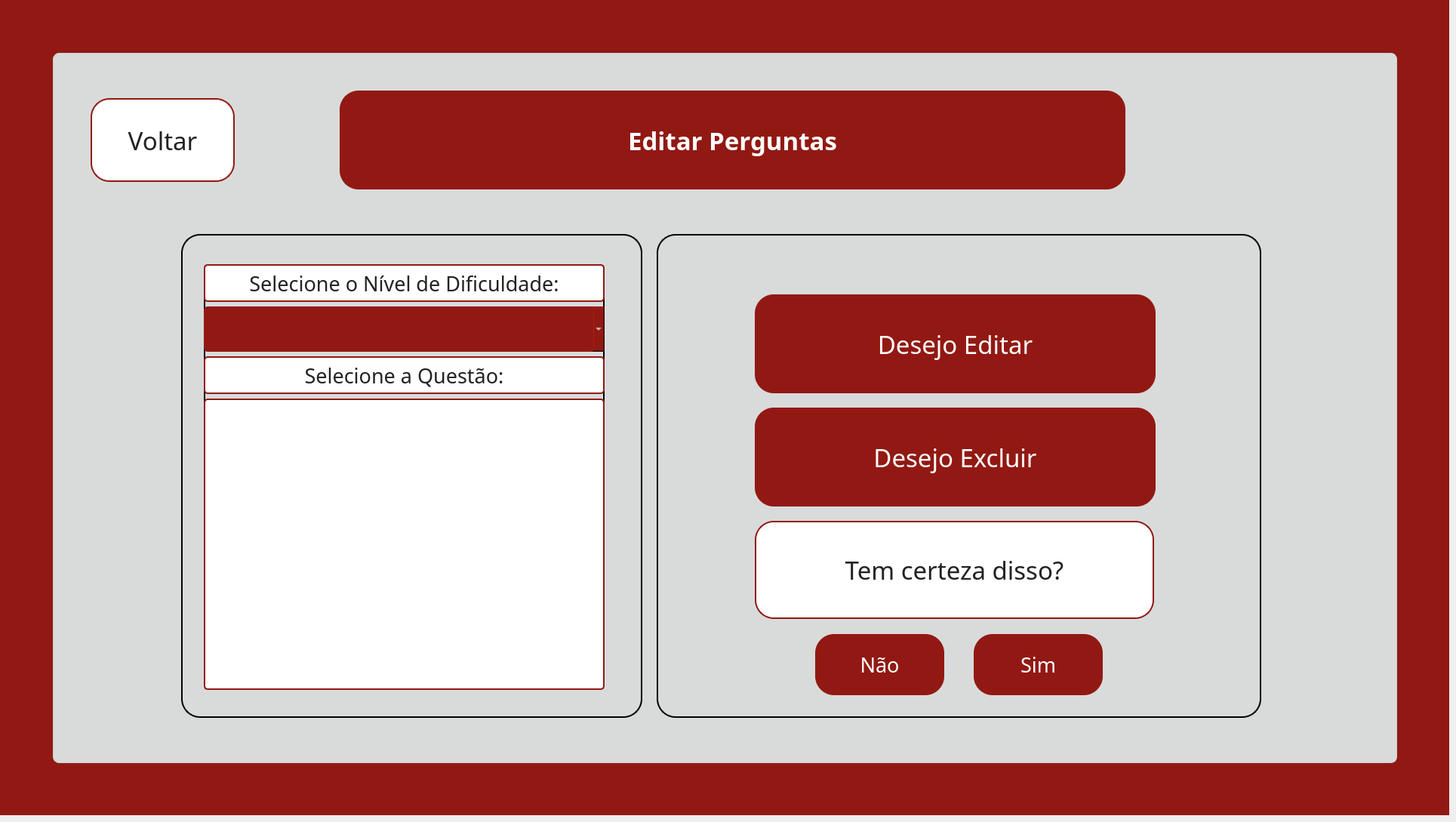
    <widget class="QWidget" name="pg_editarpergunta_detalhe">
     <widget class="QWidget" name="fundo_editarpergunta" native="true">
      <property name="geometry">
       <rect>
        <x>0</x>
        <y>0</y>
        <width>1920</width>
        <height>1080</height>
       </rect>
      </property>
      <property name="styleSheet">
       <string notr="true">background-color: #921913;</string>
      </property>
      <widget class="QWidget" name="container_editarpergunta" native="true">
       <property name="geometry">
        <rect>
         <x>70</x>
         <y>70</y>
         <width>1781</width>
         <height>941</height>
        </rect>
       </property>
       <property name="styleSheet">
        <string notr="true">background-color: #d9dbdb;
border: 1px solid #cccccc;
border-radius: 8px;</string>
       </property>
       <widget class="QLabel" name="lbl_titulo_editarpergunta">
        <property name="geometry">
         <rect>
          <x>380</x>
          <y>50</y>
          <width>1041</width>
          <height>131</height>
         </rect>
        </property>
        <property name="font">
         <font>
          <family>Arbutus Slab</family>
          <pointsize>25</pointsize>
          <bold>true</bold>
         </font>
        </property>
        <property name="cursor">
         <cursorShape>ArrowCursor</cursorShape>
        </property>
        <property name="styleSheet">
         <string notr="true">background-color: #921913;
border: 2px solid #921913;
border-radius: 25px;
color: white;
padding: 0 18px</string>
        </property>
        <property name="text">
         <string>Editar Perguntas</string>
        </property>
        <property name="textFormat">
         <enum>Qt::TextFormat::AutoText</enum>
        </property>
        <property name="alignment">
         <set>Qt::AlignmentFlag::AlignCenter</set>
        </property>
        <property name="wordWrap">
         <bool>true</bool>
        </property>
       </widget>
       <widget class="QLabel" name="lbl_col1_editarpergunta">
        <property name="geometry">
         <rect>
          <x>10</x>
          <y>0</y>
          <width>471</width>
          <height>491</height>
         </rect>
        </property>
        <property name="styleSheet">
         <string notr="true">border: transparent;
background-color: transparent;</string>
        </property>
        <property name="text">
         <string/>
        </property>
        <property name="pixmap">
         <pixmap>../images/fundoetec.png</pixmap>
        </property>
        <property name="scaledContents">
         <bool>true</bool>
        </property>
       </widget>
       <widget class="QLabel" name="lbl_col2_editarpergunta">
        <property name="geometry">
         <rect>
          <x>10</x>
          <y>460</y>
          <width>471</width>
          <height>481</height>
         </rect>
        </property>
        <property name="styleSheet">
         <string notr="true">border: transparent;
background-color: transparent;</string>
        </property>
        <property name="text">
         <string/>
        </property>
        <property name="pixmap">
         <pixmap>../images/fundoetec.png</pixmap>
        </property>
        <property name="scaledContents">
         <bool>true</bool>
        </property>
       </widget>
       <widget class="QLabel" name="lbl_col3_editarpergunta">
        <property name="geometry">
         <rect>
          <x>470</x>
          <y>450</y>
          <width>471</width>
          <height>481</height>
         </rect>
        </property>
        <property name="styleSheet">
         <string notr="true">border: transparent;
background-color: transparent;</string>
        </property>
        <property name="text">
         <string/>
        </property>
        <property name="pixmap">
         <pixmap>../images/fundoetec.png</pixmap>
        </property>
        <property name="scaledContents">
         <bool>true</bool>
        </property>
       </widget>
       <widget class="QFrame" name="frame_card1_editarpergunta">
        <property name="geometry">
         <rect>
          <x>170</x>
          <y>240</y>
          <width>611</width>
          <height>641</height>
         </rect>
        </property>
        <property name="font">
         <font>
          <pointsize>2</pointsize>
         </font>
        </property>
        <property name="styleSheet">
         <string notr="true">border-radius: 25px;
border: 2px solid black;
</string>
        </property>
        <property name="frameShape">
         <enum>QFrame::Shape::StyledPanel</enum>
        </property>
        <property name="frameShadow">
         <enum>QFrame::Shadow::Raised</enum>
        </property>
        <widget class="QWidget" name="verticalLayoutWidget_7">
         <property name="geometry">
          <rect>
           <x>30</x>
           <y>40</y>
           <width>531</width>
           <height>564</height>
          </rect>
         </property>
         <layout class="QVBoxLayout" name="layout_card1_editarpergunta">
          <item>
           <widget class="QLabel" name="lbl_enunciado_editarpergunta">
            <property name="minimumSize">
             <size>
              <width>0</width>
              <height>50</height>
             </size>
            </property>
            <property name="maximumSize">
             <size>
              <width>16777215</width>
              <height>50</height>
             </size>
            </property>
            <property name="font">
             <font>
              <family>Arbutus Slab</family>
              <pointsize>20</pointsize>
             </font>
            </property>
            <property name="styleSheet">
             <string notr="true">background-color: white;
color: #222222;
border: 2px solid #921913;
border-radius: 5px;
padding: 0 8px</string>
            </property>
            <property name="text">
             <string>Selecione o Nível de Dificuldade:</string>
            </property>
            <property name="alignment">
             <set>Qt::AlignmentFlag::AlignCenter</set>
            </property>
           </widget>
          </item>
          <item>
           <widget class="QComboBox" name="comboBox_turma3_2">
            <property name="minimumSize">
             <size>
              <width>200</width>
              <height>60</height>
             </size>
            </property>
            <property name="font">
             <font>
              <family>Arbutus Slab</family>
              <pointsize>20</pointsize>
             </font>
            </property>
            <property name="styleSheet">
             <string notr="true">QComboBox{
    background-color: #921913;
    border: none;
    border-radius: 5px;
    color: white;
}

QComboBox:hover{
    background-color: #62100d;
}</string>
            </property>
            <property name="currentIndex">
             <number>-1</number>
            </property>
           </widget>
          </item>
          <item>
           <widget class="QLabel" name="lbl_enunciado2_editarpergunta">
            <property name="minimumSize">
             <size>
              <width>0</width>
              <height>50</height>
             </size>
            </property>
            <property name="maximumSize">
             <size>
              <width>16777215</width>
              <height>50</height>
             </size>
            </property>
            <property name="font">
             <font>
              <family>Arbutus Slab</family>
              <pointsize>20</pointsize>
             </font>
            </property>
            <property name="styleSheet">
             <string notr="true">background-color: white;
color: #222222;
border: 2px solid #921913;
border-radius: 5px;
padding: 0 8px</string>
            </property>
            <property name="text">
             <string>Selecione a Questão:</string>
            </property>
            <property name="alignment">
             <set>Qt::AlignmentFlag::AlignCenter</set>
            </property>
           </widget>
          </item>
          <item>
           <widget class="QListWidget" name="lista_alunos3_2">
            <property name="styleSheet">
             <string notr="true">background-color: white;
color: #222222;
border: 2px solid #921913;
border-radius: 5px;
padding: 0 8px</string>
            </property>
           </widget>
          </item>
         </layout>
        </widget>
       </widget>
       <widget class="QLabel" name="lbl_col4_editarpergunta">
        <property name="geometry">
         <rect>
          <x>500</x>
          <y>10</y>
          <width>471</width>
          <height>431</height>
         </rect>
        </property>
        <property name="styleSheet">
         <string notr="true">border: transparent;
background-color: transparent;</string>
        </property>
        <property name="text">
         <string/>
        </property>
        <property name="pixmap">
         <pixmap>../images/fundoetec.png</pixmap>
        </property>
        <property name="scaledContents">
         <bool>true</bool>
        </property>
       </widget>
       <widget class="QLabel" name="lbl_col5_editarpergunta">
        <property name="geometry">
         <rect>
          <x>940</x>
          <y>0</y>
          <width>431</width>
          <height>481</height>
         </rect>
        </property>
        <property name="styleSheet">
         <string notr="true">border: transparent;
background-color: transparent;</string>
        </property>
        <property name="text">
         <string/>
        </property>
        <property name="pixmap">
         <pixmap>../images/fundoetec.png</pixmap>
        </property>
        <property name="scaledContents">
         <bool>true</bool>
        </property>
       </widget>
       <widget class="QLabel" name="lbl_col6_editarpergunta">
        <property name="geometry">
         <rect>
          <x>1360</x>
          <y>10</y>
          <width>441</width>
          <height>481</height>
         </rect>
        </property>
        <property name="styleSheet">
         <string notr="true">border: transparent;
background-color: transparent;</string>
        </property>
        <property name="text">
         <string/>
        </property>
        <property name="pixmap">
         <pixmap>../images/fundoetec.png</pixmap>
        </property>
        <property name="scaledContents">
         <bool>true</bool>
        </property>
       </widget>
       <widget class="QLabel" name="lbl_col7_editarpergunta">
        <property name="geometry">
         <rect>
          <x>1780</x>
          <y>820</y>
          <width>471</width>
          <height>481</height>
         </rect>
        </property>
        <property name="styleSheet">
         <string notr="true">border: transparent;
background-color: transparent;</string>
        </property>
        <property name="text">
         <string/>
        </property>
        <property name="pixmap">
         <pixmap>../images/fundoetec.png</pixmap>
        </property>
        <property name="scaledContents">
         <bool>true</bool>
        </property>
       </widget>
       <widget class="QLabel" name="lbl_col8_editarpergunta">
        <property name="geometry">
         <rect>
          <x>940</x>
          <y>460</y>
          <width>471</width>
          <height>481</height>
         </rect>
        </property>
        <property name="styleSheet">
         <string notr="true">border: transparent;
background-color: transparent;</string>
        </property>
        <property name="text">
         <string/>
        </property>
        <property name="pixmap">
         <pixmap>../images/fundoetec.png</pixmap>
        </property>
        <property name="scaledContents">
         <bool>true</bool>
        </property>
       </widget>
       <widget class="QFrame" name="frame_card2_editarpergunta">
        <property name="geometry">
         <rect>
          <x>800</x>
          <y>240</y>
          <width>801</width>
          <height>641</height>
         </rect>
        </property>
        <property name="styleSheet">
         <string notr="true">border-radius: 25px;
border: 2px solid black;
</string>
        </property>
        <property name="frameShape">
         <enum>QFrame::Shape::StyledPanel</enum>
        </property>
        <property name="frameShadow">
         <enum>QFrame::Shadow::Raised</enum>
        </property>
        <widget class="QLabel" name="lbl_alt2_editarpergunta">
         <property name="geometry">
          <rect>
           <x>-60</x>
           <y>620</y>
           <width>471</width>
           <height>81</height>
          </rect>
         </property>
         <property name="styleSheet">
          <string notr="true">border: transparent;
background-color: transparent;</string>
         </property>
         <property name="text">
          <string/>
         </property>
         <property name="pixmap">
          <pixmap>../images/fundoetec.png</pixmap>
         </property>
         <property name="scaledContents">
          <bool>true</bool>
         </property>
        </widget>
        <widget class="QPushButton" name="btn_excluir">
         <property name="geometry">
          <rect>
           <x>130</x>
           <y>230</y>
           <width>531</width>
           <height>131</height>
          </rect>
         </property>
         <property name="font">
          <font>
           <family>Arbutus Slab</family>
           <pointsize>25</pointsize>
          </font>
         </property>
         <property name="styleSheet">
          <string notr="true">background-color: #921913;
color: white;
border: none;
border-radius: 25px</string>
         </property>
         <property name="text">
          <string>Desejo Excluir</string>
         </property>
        </widget>
        <widget class="QPushButton" name="btn_confirmar_exclusao">
         <property name="geometry">
          <rect>
           <x>420</x>
           <y>530</y>
           <width>171</width>
           <height>81</height>
          </rect>
         </property>
         <property name="font">
          <font>
           <family>Arbutus Slab</family>
           <pointsize>20</pointsize>
          </font>
         </property>
         <property name="styleSheet">
          <string notr="true">background-color: #921913;
color: white;
border: none;
border-radius: 25px</string>
         </property>
         <property name="text">
          <string>Sim</string>
         </property>
        </widget>
        <widget class="QPushButton" name="btn_negar_exclusao">
         <property name="geometry">
          <rect>
           <x>210</x>
           <y>530</y>
           <width>171</width>
           <height>81</height>
          </rect>
         </property>
         <property name="font">
          <font>
           <family>Arbutus Slab</family>
           <pointsize>20</pointsize>
          </font>
         </property>
         <property name="styleSheet">
          <string notr="true">background-color: #921913;
color: white;
border: none;
border-radius: 25px</string>
         </property>
         <property name="text">
          <string>Não</string>
         </property>
        </widget>
        <widget class="QPushButton" name="btn_editar">
         <property name="geometry">
          <rect>
           <x>130</x>
           <y>80</y>
           <width>531</width>
           <height>131</height>
          </rect>
         </property>
         <property name="font">
          <font>
           <family>Arbutus Slab</family>
           <pointsize>25</pointsize>
          </font>
         </property>
         <property name="styleSheet">
          <string notr="true">background-color: #921913;
color: white;
border: none;
border-radius: 25px</string>
         </property>
         <property name="text">
          <string>Desejo Editar</string>
         </property>
        </widget>
        <widget class="QLabel" name="lbl_alt1_editarpergunta_3">
         <property name="geometry">
          <rect>
           <x>130</x>
           <y>380</y>
           <width>529</width>
           <height>130</height>
          </rect>
         </property>
         <property name="minimumSize">
          <size>
           <width>0</width>
           <height>70</height>
          </size>
         </property>
         <property name="maximumSize">
          <size>
           <width>16777215</width>
           <height>130</height>
          </size>
         </property>
         <property name="font">
          <font>
           <family>Arbutus Slab</family>
           <pointsize>25</pointsize>
          </font>
         </property>
         <property name="styleSheet">
          <string notr="true">background-color: white;
color: #222222;
border: 2px solid #921913;
border-radius: 25px;
padding: 0 18px</string>
         </property>
         <property name="text">
          <string>Tem certeza disso?</string>
         </property>
         <property name="alignment">
          <set>Qt::AlignmentFlag::AlignCenter</set>
         </property>
        </widget>
       </widget>
       <widget class="QLabel" name="lbl_rodape_editarpergunta">
        <property name="geometry">
         <rect>
          <x>1310</x>
          <y>460</y>
          <width>471</width>
          <height>481</height>
         </rect>
        </property>
        <property name="styleSheet">
         <string notr="true">border: transparent;
background-color: transparent;</string>
        </property>
        <property name="text">
         <string/>
        </property>
        <property name="pixmap">
         <pixmap>../images/fundoetec.png</pixmap>
        </property>
        <property name="scaledContents">
         <bool>true</bool>
        </property>
       </widget>
       <widget class="QPushButton" name="btn_voltarpararanking_4">
        <property name="geometry">
         <rect>
          <x>50</x>
          <y>60</y>
          <width>191</width>
          <height>111</height>
         </rect>
        </property>
        <property name="font">
         <font>
          <family>Arbutus Slab</family>
          <pointsize>25</pointsize>
         </font>
        </property>
        <property name="styleSheet">
         <string notr="true">background-color: white;
border: 2px solid #921913;
border-radius: 25px;
color: #222222;
padding: 0 18px</string>
        </property>
        <property name="text">
         <string>Voltar</string>
        </property>
       </widget>
       <zorder>lbl_col3_editarpergunta</zorder>
       <zorder>lbl_col8_editarpergunta</zorder>
       <zorder>lbl_rodape_editarpergunta</zorder>
       <zorder>lbl_col2_editarpergunta</zorder>
       <zorder>lbl_col1_editarpergunta</zorder>
       <zorder>lbl_col6_editarpergunta</zorder>
       <zorder>lbl_col5_editarpergunta</zorder>
       <zorder>lbl_col4_editarpergunta</zorder>
       <zorder>lbl_titulo_editarpergunta</zorder>
       <zorder>frame_card1_editarpergunta</zorder>
       <zorder>lbl_col7_editarpergunta</zorder>
       <zorder>frame_card2_editarpergunta</zorder>
       <zorder>btn_voltarpararanking_4</zorder>
      </widget>
     </widget>
    </widget>
